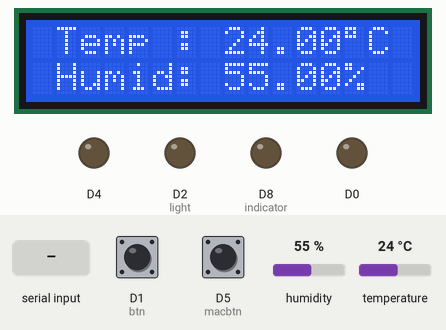
Recording of a sketch running on a simulated ESP8266 (NodeMCU). Shown: 16×2 character LCD, output pins drawn as LEDs (lit = HIGH). Inputs (shaded band) come from the test bench; at power-on: D5 (macbtn) HIGH, D1 (btn) HIGH, humidity 55 %, temperature 24 °C. WiFi joins after 1.5 s; servers stay silent unless stated; the Firebase database answers and starts empty.

Above: at 3.7 s.
3.8 s: D5 (macbtn) pulled LOW for 3.2 s
At 7.8 s:
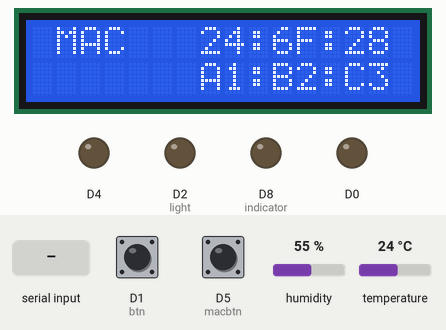
8.5 s: D1 (btn) pulled LOW for 0.15 s
At 9.8 s:
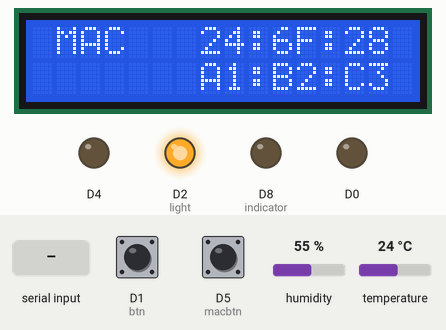
10.1 s: "1" received over Serial
At 10.6 s:
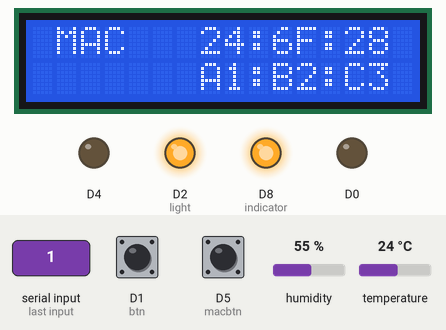
13.8 s: D5 (macbtn) pulled LOW for 3.2 s
At 17.3 s:
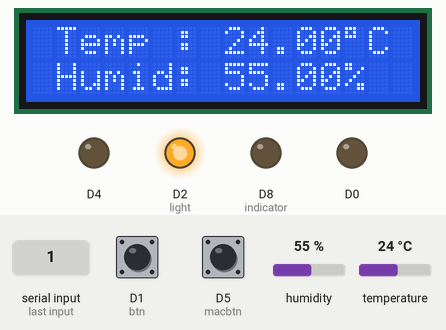
18.5 s: humidity set to 22 %
At 21.5 s:
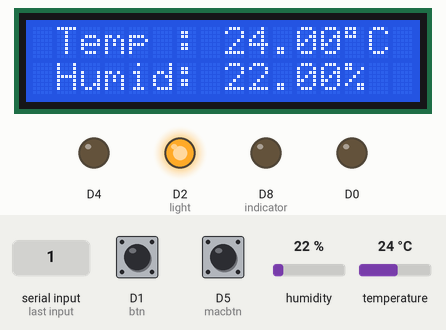
22.6 s: temperature set to 12 °C
At 25.0 s:
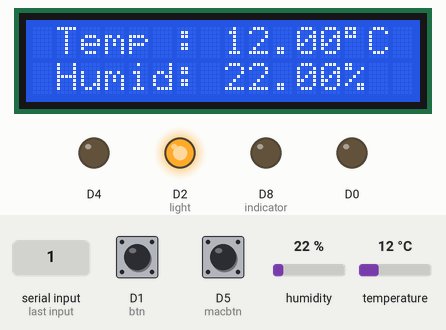
Timing chart, 0 to 26.5 s (numbered marks = the images above; inputs shaded):
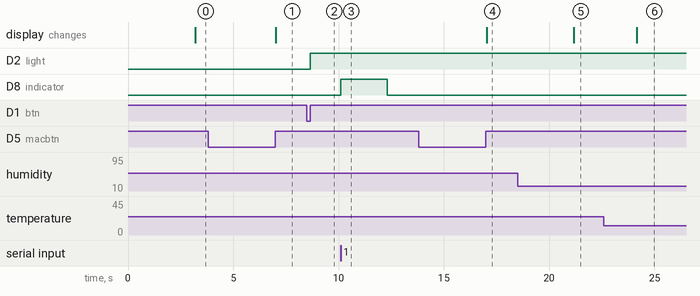

Measured:
- after the input at 3.8 s, the display: changes after 3.2 s (image 1)
- after the input at 8.5 s, D2 (light): LOW → HIGH after 0.15 s
- after the input at 10.1 s, D8 (indicator): LOW → HIGH at once, → LOW 2.2 s later
- after the input at 13.8 s, the display: changes after 3.2 s (image 4)
- after the input at 18.5 s, the display: changes after 2.7 s (image 5)
- after the input at 22.6 s, the display: changes after 1.6 s (image 6)

The sketch:

NodeMCU_sprint1.ino
```cpp
#include <ESP8266WiFi.h>
#include <FirebaseArduino.h>
#include <Chrono.h>
#include <LiquidCrystal_I2C.h>
#include <Wire.h>

// ---------------------------------- Wifi Firebase
#define ssid "Kai" // laptop hot spot
#define password "1234567899"
#define fbHost "fb-demo-a57e3.firebaseio.com"
#define fbAuth "hdOHt0DQuTc6oRrVcxQe0Y2SujUDnmO9rjwUVTcM"
bool fbLinked = false;
String path = "";

// ---------------------------------- Components
#include "DHT.h"
#define DHTPIN D3
#define DHTTYPE DHT21
DHT dht(DHTPIN, DHTTYPE);

// AM2301
float temp = 0;
float humid = 0;
int interval = 3000;
Chrono tempHumidSensor;

// Arduino mode
char nowMode = 'x';
unsigned long timeOut = 2000;
Chrono modeReceipt;

// Light
#define indicator D8

#define light D2
bool isOn = false;

// Light button
#define btn D1
bool btnState = false;
bool isBtnPressed = false;

// LCD I2C
#define scl D6
#define sda D7
LiquidCrystal_I2C lcd(0x3F, 16, 2);
bool hasLabel = false;
bool showTempHumid = true;
bool isMacPrinted = false;

// Mac address Btn
#define macbtn D5
bool butState = false;  //true = pressed, false = unpressed
unsigned long pressTime = 0;
const unsigned long waitTime = 1000;

// ---------------------------------- main
void setup() {
  Serial.begin(115200);
  lightTheSun();
  WiFi.begin(ssid, password);

  SetUpLCD();
  dht.begin();
  pinMode(light, OUTPUT);
  pinMode(indicator, OUTPUT);
  pinMode(btn, INPUT_PULLUP);
  pinMode(macbtn, INPUT_PULLUP);
}

void loop() {
  checkWiFi();
  checkButtons();
  observeTempHumid();
  observeArduinoMode();
  setLightStatus();
}

// ----------------------------------
void checkWiFi() {
  if (WiFi.status() == WL_CONNECTED) {
//  Serial.println(WiFi.localIP());
    if (!fbLinked) {
      Firebase.begin(fbHost, fbAuth);
      fbLinked = true;
      lightTheMoon();
      path = "modules/" + WiFi.macAddress();
      postMacAddress();
      postArduinoMode();
      postLightStatus();
    }
  }
  else {
    fbLinked = false;
    shadowTheMoon();
  }
}

void SetUpLCD() {
  Wire.begin(sda, scl);
  lcd.begin();
  lcd.home();
  lcd.print("  Starting...");
}

void observeTempHumid() {
  if (tempHumidSensor.hasPassed(interval)) {
    tempHumidSensor.restart();
    getLightStatus();
    temp = dht.readTemperature();
    humid = dht.readHumidity();
    printTempHumid();
    postTempHumid();
//    Serial.print("T: ");
//    Serial.print(temp);
//    Serial.print("   H: ");
//    Serial.println(humid);
  }
}

void printTempHumid() {
  if (showTempHumid) {
    if (!hasLabel) {
      lcd.clear();
      lcd.setCursor(1,0);
      lcd.print("Temp :       C");
      lcd.setCursor(13,0);
      lcd.print(char(223));
      lcd.setCursor(1,1);
      lcd.print("Humid:      %");
      hasLabel = true;
      isMacPrinted = false;
    }
    lcd.setCursor(8,0);
    lcd.print(temp);
    lcd.setCursor(8,1);
    lcd.print(humid);
  }
}

void printMAC() {
  if (!isMacPrinted) {
    lcd.clear();
    lcd.setCursor(1,0);
    lcd.print("MAC");
    lcd.setCursor(7,0);
    lcd.print(WiFi.macAddress().substring(0, 8));
    lcd.setCursor(7,1);
    lcd.print(WiFi.macAddress().substring(9));
    hasLabel = false;
    isMacPrinted = true;
  }
}

// turn on built-in leds
void lightTheSun() {
  pinMode(D0, OUTPUT);
  digitalWrite(D0, LOW);
}

void lightTheMoon() {
  pinMode(D4, OUTPUT);
  digitalWrite(D4, LOW);
}

void shadowTheMoon() {
  digitalWrite(D4, HIGH);
}

// get mode from FireGas arduino
void observeArduinoMode() {
  if (Serial.available()) receiveMode();
  else checkConnectedUNO();
}

void receiveMode() {
  char newMode = Serial.read();
    if (newMode == '1' || newMode == '2' || newMode == '3' || newMode == '0') {
      modeReceipt.restart();
      if (newMode != nowMode) {
        digitalWrite(indicator, HIGH);
        nowMode = newMode;
        postArduinoMode();
      }
    }
}

void checkConnectedUNO() {
  if (nowMode != 'x') {
    if (modeReceipt.hasPassed(timeOut)) {
      modeReceipt.restart();
      nowMode = 'x';
      digitalWrite(indicator, LOW);
      postArduinoMode();
//      Serial.println("FireGas Arduino disconnected");
    }
  }
}

// on off light
void setLightStatus() {
  checkBtn();
  if(isBtnPressed) {
    isBtnPressed = false;
    isOn = !isOn;
    switchLight();
    postLightStatus();
  }
}

// check buttons
void checkButtons() {
  checkBtn();
  checkMacBtnHeld();
}

void checkMacBtnHeld() {
  if(digitalRead(macbtn) == HIGH) pressTime = 0;
  if(digitalRead(macbtn) == LOW && pressTime == 0) pressTime = millis();
  if(pressTime != 0 && digitalRead(macbtn) == LOW && millis() - pressTime >= waitTime) butState = true;
  if(butState && digitalRead(macbtn) == HIGH) {
    butState = false;
    pressTime = 0;
    showTempHumid = !showTempHumid;
    showTempHumid ? printTempHumid() : printMAC();
  }
}

void checkBtn() {
  if(digitalRead(btn) == LOW) btnState = true;
  if(btnState && digitalRead(btn) == HIGH) {
    btnState = false;
    isBtnPressed = true;
  }
}

void switchLight() {
  isOn ? digitalWrite(light, HIGH) : digitalWrite(light, LOW);
}

// ---------------------------------- Firebase interaction
void postTempHumid() {
  if (fbLinked) {
    checkBtn();
    String strTemp = String(temp);
    String strHumid = String(humid);
    Firebase.setString(path + "/temp_humid", String(strTemp + " " + strHumid));
  }
}

void postArduinoMode() {
  if (fbLinked) {
    checkBtn();
    String strMode = "";
    strMode += nowMode;
    Firebase.setString(path + "/mode", strMode);
  }
}

void postLightStatus() {
  if (fbLinked) {
    checkBtn();
    Firebase.setBool(path + "/led", isOn);
  }
}

void getLightStatus() {
  if (fbLinked) {
    checkBtn();
    bool val = Firebase.getBool(path + "/led");
    if (!Firebase.failed()) isOn = val;
    switchLight();
  }
}

void postMacAddress() {
  if (fbLinked) {
    Firebase.setString(path + "/MAC", WiFi.macAddress());
  }
}
```
